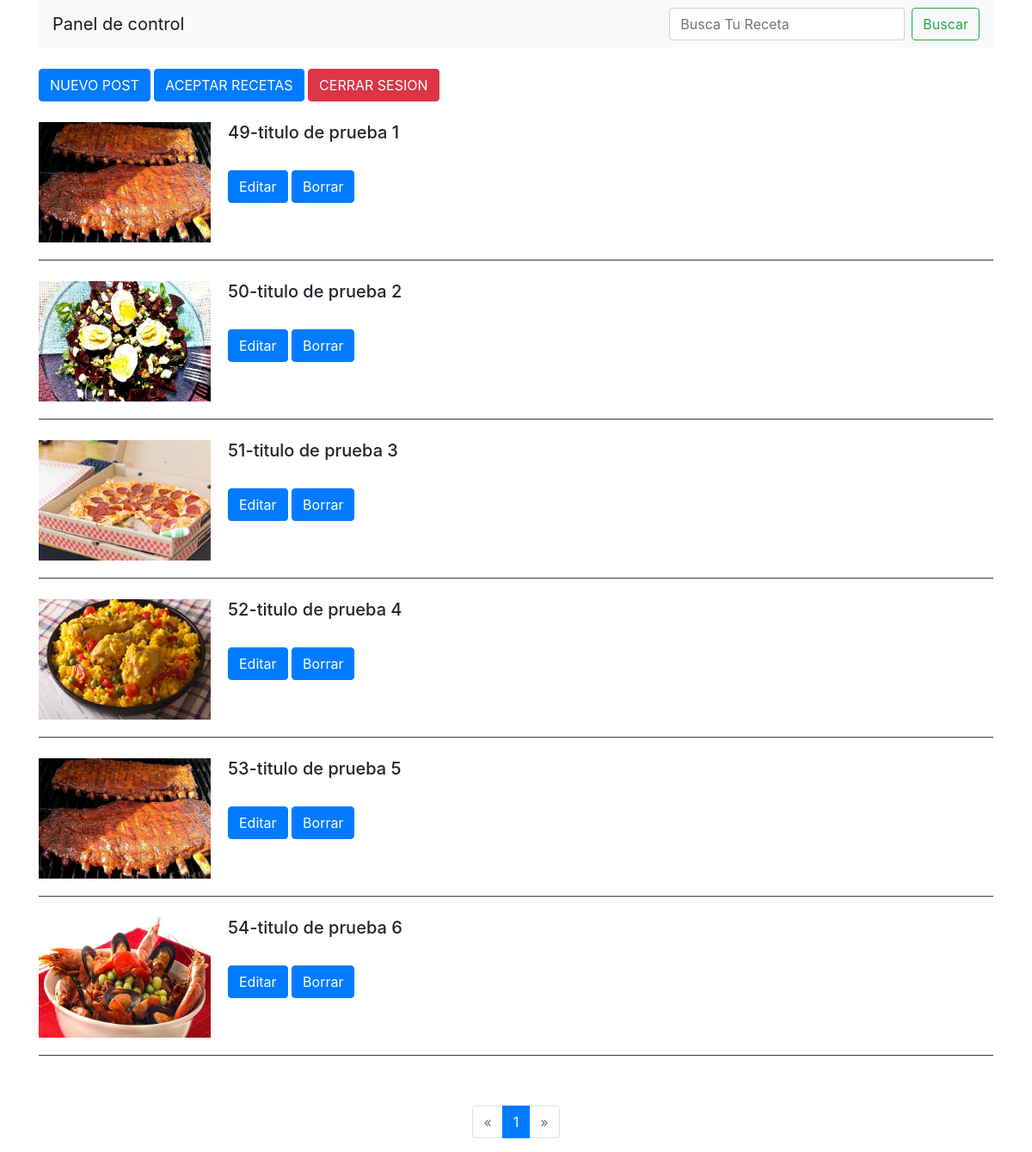
The page /admin/index.php (signed in) on the database its author committed.
### tables this page shows
CREATE TABLE `post` (
  `id` int(11) NOT NULL,
  `titulo` varchar(30) DEFAULT NULL,
  `extracto` varchar(200) DEFAULT NULL,
  `fecha` timestamp NULL DEFAULT current_timestamp(),
  `texto` text DEFAULT NULL,
  `imagen` varchar(50) DEFAULT NULL,
  `id_tipo` int(11) DEFAULT NULL,
  `aceptada` int(1) DEFAULT NULL
);

### admin/index.php (called while the page is built, shortened)
<?php session_start();
    require 'config.php';
    require '../funciones.php';
    $conexion = conexion($bd_config);
    $posts = obtenerPost($blog_config['post_por_pagina'], $conexion , true);
    require '../vistas/panel.vista.php';
?>

### admin/config.php (called while the page is built, shortened)
<?php
$blog_config = array (
    'post_por_pagina' => '6',
    'carpeta_imagenes' => 'imagenes/'
);
?>

### funciones.php (called while the page is built, shortened)
<?php
function paginaActual(){
    return isset($_GET['p']) ? (int)$_GET['p'] : 1;
};
function obtenerPost($post_por_pagina, $conexion, $solo_aceptadas = false, $solo_por_aceptar = false){
    $inicio = (paginaActual() > 1) ? paginaActual() * $post_por_pagina - $post_por_pagina : 0;
    if ($solo_aceptadas == true){
        $sentencia = $conexion->prepare("SELECT SQL_CALC_FOUND_ROWS * FROM post WHERE aceptada = 1 LIMIT $inicio, $post_por_pagina");
    }else if ($solo_por_aceptar){
        $sentencia = $conexion->prepare("SELECT SQL_CALC_FOUND_ROWS * FROM post WHERE aceptada = 0 or aceptada IS null LIMIT $inicio, $post_por_pagina");
    }else{
        $sentencia = $conexion->prepare("SELECT SQL_CALC_FOUND_ROWS * FROM post LIMIT $inicio, $post_por_pagina");
    }
    $sentencia->execute();
    return $sentencia->fetchAll();
}
?>

### vistas/panel.vista.php (the view, shortened to what this page needs)
<!doctype html>
<html lang="en">
  <head>
    <link rel="stylesheet" href="https://cdn.jsdelivr.net/npm/bootstrap@4.5.3/dist/css/bootstrap.min.css">
  </head>
  <body>
    <div class="container">
      <nav class="navbar navbar-expand-lg navbar-light bg-light">
          <a class="navbar-brand" href="../admin/index.php">Panel de control</a>
          <form style="margin-left:auto;" name="busqueda" class="form-inline my-2 my-lg-0" action="<?php echo RUTA ;?>admin/buscaradmin.php" method="get">
              <input class="form-control mr-sm-2" name="busqueda" type="search" placeholder="Busca Tu Receta" aria-label="Search">
              <button class="btn btn-outline-success my-2 my-sm-0" type="submit">Buscar</button>
          </form>
     </nav>
    </div>
    <div class="container">
        <br>
        <a href="nuevo.php" class="btn btn-primary"> NUEVO POST</a>
        <a href="--recetaseguidor.php" class="btn btn-primary">ACEPTAR RECETAS</a>
        <a href="cerrar.php"  class="btn btn-danger" > CERRAR SESION</a>
        <br>
        <br>
        <?php foreach($posts as $post):?>
            <div class="border-bottom border-dark" style="display: flex;">
                <img class="" style="width:200px; height: 140px; " src="<?php echo RUTA?>imagenes/<?php echo $post['imagen'];?>" alt="Card image cap">
                <div style="margin-left: 20px;height: 160px;">
                    <h5><?php echo $post['id'] ."-" . $post['titulo'];?></h5>
                    <br>
                    <a href="editar.php?id=<?php echo $post['id'];?>" class="btn btn-primary">Editar</a>
                    <a href="borrar.php?id=<?php echo $post['id'];?>" class="btn btn-primary">Borrar</a>
                </div>
            </div>
            <br>
        <?php endforeach;?>
        <br>
    </div>
   <?php require '../paginacion.php';?>
  </body>
</html>

### rows shown on the page
post: imagen (picture), id "49", titulo "titulo de prueba 1"
post: imagen (picture), id "50", titulo "titulo de prueba 2"
post: imagen (picture), id "51", titulo "titulo de prueba 3"
post: imagen (picture), id "52", titulo "titulo de prueba 4"
post: imagen (picture), id "53", titulo "titulo de prueba 5"
post: imagen (picture), id "54", titulo "titulo de prueba 6"
